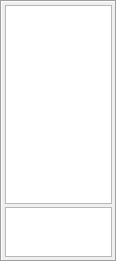
<?xml version="1.0" encoding="UTF-8"?>
<ui version="4.0">
 <class>ProjectTreeFrame</class>
 <widget class="QFrame" name="ProjectTreeFrame">
  <property name="geometry">
   <rect>
    <x>0</x>
    <y>0</y>
    <width>117</width>
    <height>262</height>
   </rect>
  </property>
  <property name="windowTitle">
   <string>Frame</string>
  </property>
  <property name="frameShape">
   <enum>QFrame::Box</enum>
  </property>
  <property name="frameShadow">
   <enum>QFrame::Sunken</enum>
  </property>
  <property name="lineWidth">
   <number>1</number>
  </property>
  <property name="midLineWidth">
   <number>0</number>
  </property>
  <layout class="QVBoxLayout" name="verticalLayout">
   <property name="spacing">
    <number>3</number>
   </property>
   <property name="leftMargin">
    <number>3</number>
   </property>
   <property name="topMargin">
    <number>3</number>
   </property>
   <property name="rightMargin">
    <number>3</number>
   </property>
   <property name="bottomMargin">
    <number>3</number>
   </property>
   <item>
    <widget class="DraggableTreeWidget" name="projectTreeWidget">
     <property name="contextMenuPolicy">
      <enum>Qt::CustomContextMenu</enum>
     </property>
     <property name="acceptDrops">
      <bool>true</bool>
     </property>
     <property name="dragEnabled">
      <bool>false</bool>
     </property>
     <property name="dragDropMode">
      <enum>QAbstractItemView::NoDragDrop</enum>
     </property>
     <property name="selectionMode">
      <enum>QAbstractItemView::SingleSelection</enum>
     </property>
     <property name="sortingEnabled">
      <bool>false</bool>
     </property>
     <attribute name="headerVisible">
      <bool>false</bool>
     </attribute>
     <column>
      <property name="text">
       <string notr="true">1</string>
      </property>
     </column>
    </widget>
   </item>
   <item>
    <widget class="QPlainTextEdit" name="descriptionLabel">
     <property name="minimumSize">
      <size>
       <width>0</width>
       <height>50</height>
      </size>
     </property>
     <property name="maximumSize">
      <size>
       <width>16777215</width>
       <height>50</height>
      </size>
     </property>
     <property name="focusPolicy">
      <enum>Qt::NoFocus</enum>
     </property>
     <property name="horizontalScrollBarPolicy">
      <enum>Qt::ScrollBarAlwaysOff</enum>
     </property>
     <property name="undoRedoEnabled">
      <bool>false</bool>
     </property>
     <property name="readOnly">
      <bool>true</bool>
     </property>
    </widget>
   </item>
  </layout>
 </widget>
 <customwidgets>
  <customwidget>
   <class>DraggableTreeWidget</class>
   <extends>QTreeWidget</extends>
   <header>DraggableTreeWidget.hpp</header>
  </customwidget>
 </customwidgets>
 <resources/>
 <connections/>
</ui>
